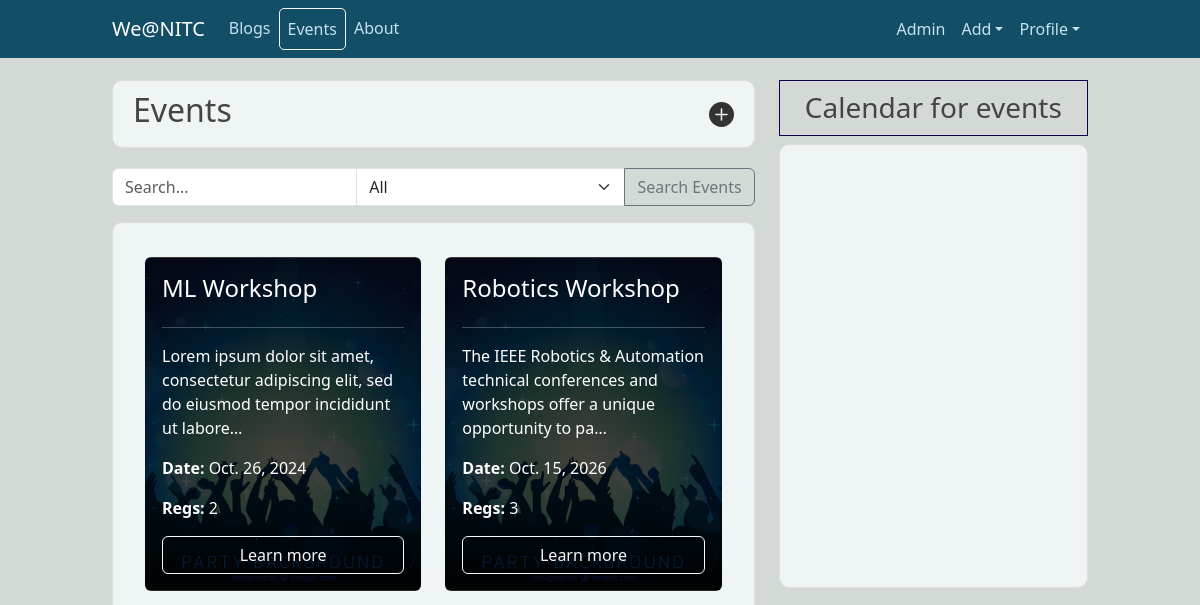
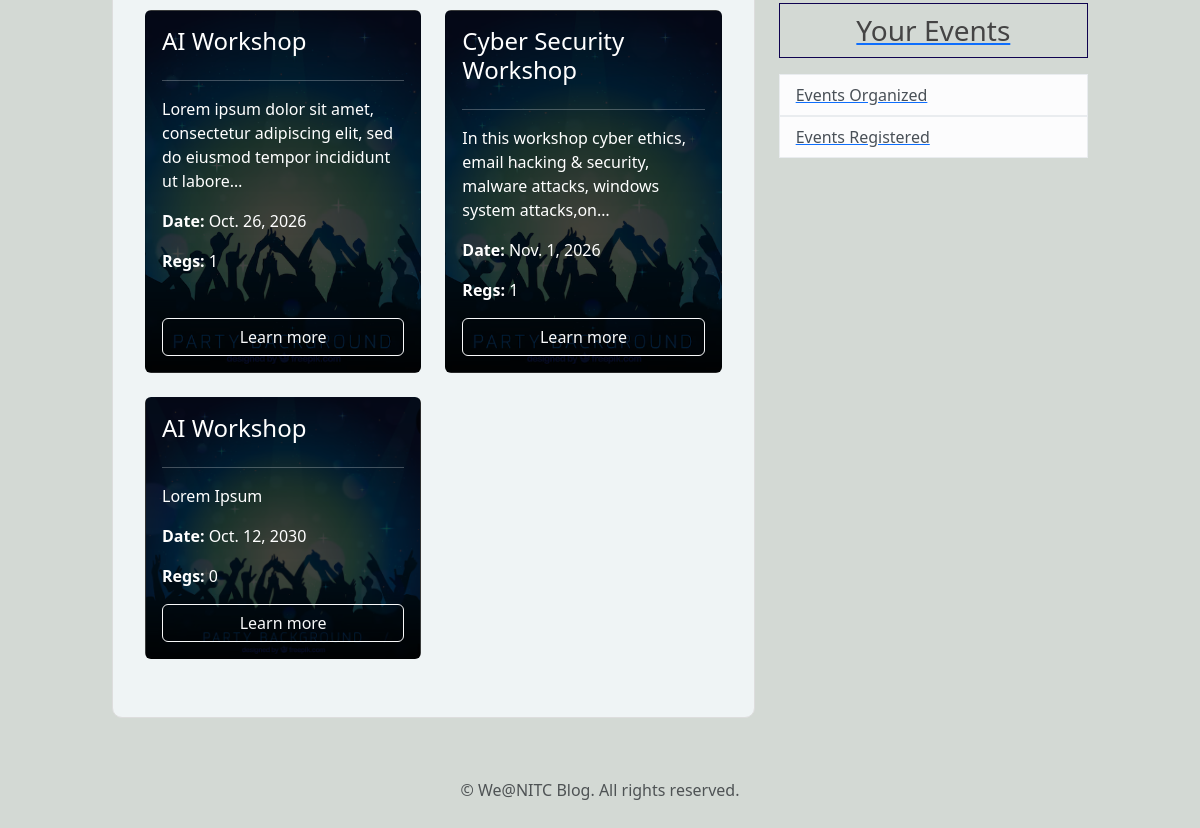
Page /events/ (signed in) on the earlier database version (2 pictures, top to bottom).
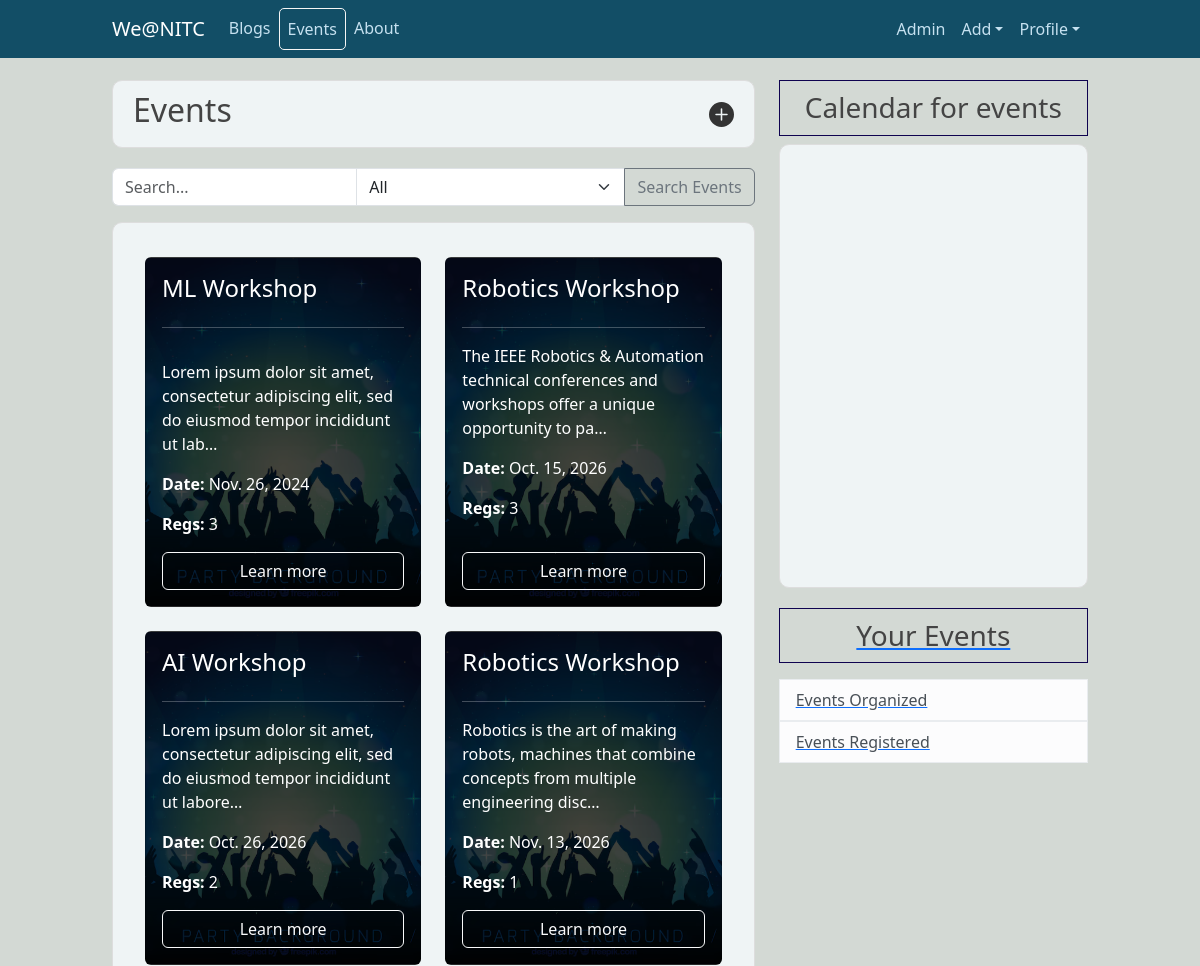
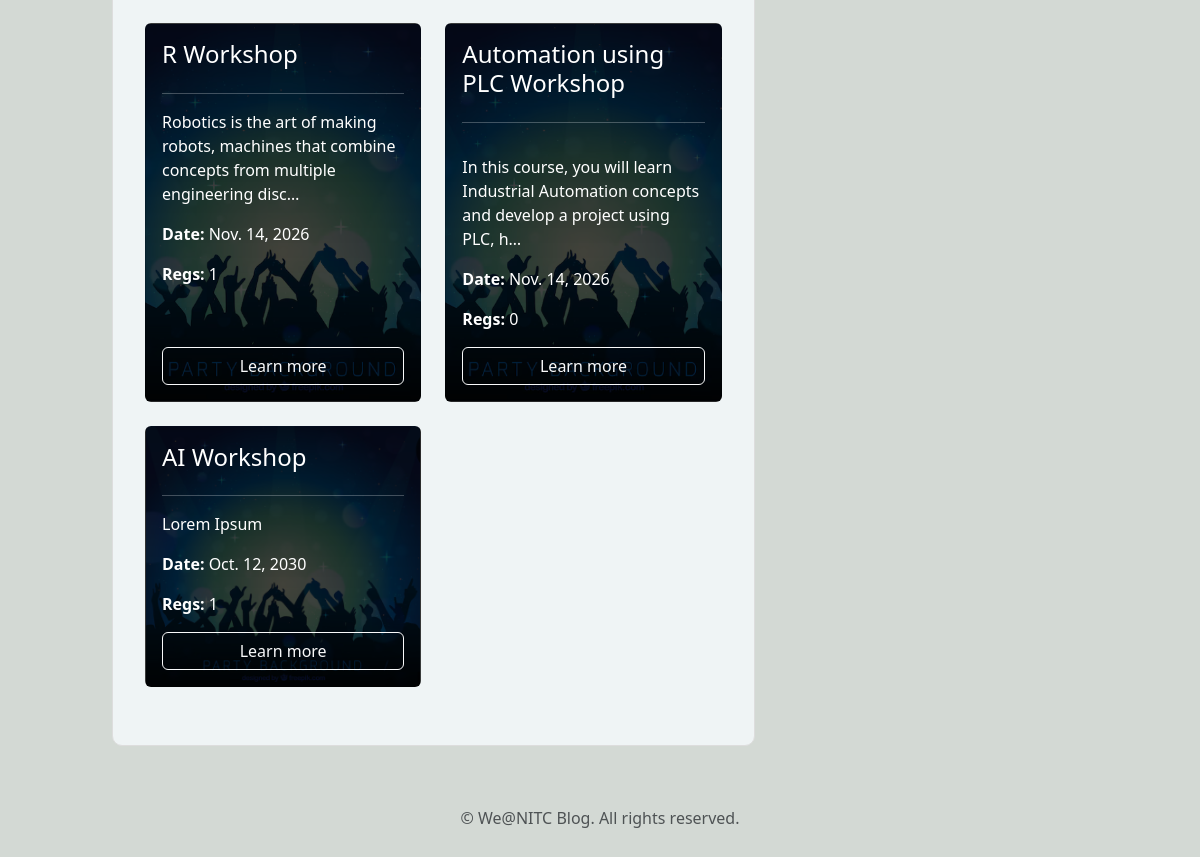
Same page on the later database version (2 pictures, top to bottom).
### events/models.py (models this page shows, shortened)
class Event(models.Model):
    name = models.CharField(max_length=255)
    description = CKEditor5Field(null = True,blank=True, config_name='extends')
    date = models.DateField()
    organizer = models.ForeignKey(User, on_delete=models.CASCADE, related_name="organized_events")

### events/views.py (the view)
# urls.py: path('', views.EventListView.as_view(), name='event-list'),
class EventListView(LoginRequiredMixin,ListView):
    model = Event
    template_name = 'events/event_list.html'
    context_object_name = 'events'
    paginate_by = 20
    ordering = ['date']
    def get_context_data(self, **kwargs):
        context = super().get_context_data(**kwargs)
        title = "Events"
        context['title'] = title
        context['cal'] = "events"
        return context

### events/templates/events/event_list.html (shortened to what this page needs)
{% extends "blog/base.html"%}
{% block content%}
    <article class="media content-section d-flex justify-content-between align-items-center" >
      <h2 class="d-flex align-items-center">
        {{ title }}
      </h2>
      <a href="{% url 'event-create' %}" class="ml-2 text-decoration-none" style="color: inherit;">
        <svg xmlns="http://www.w3.org/2000/svg" width="25" height="25" fill="currentColor" class="bi bi-plus-circle-fill right" viewBox="0 0 16 16">
          <path d="M16 8A8 8 0 1 1 0 8a8 8 0 0 1 16 0M8.5 4.5a.5.5 0 0 0-1 0v3h-3a.5.5 0 0 0 0 1h3v3a.5.5 0 0 0 1 0v-3h3a.5.5 0 0 0 0-1h-3z"/>
        </svg>
      </a>
    </article>
  {% if title == 'Events' %}
    <form method="get" action="{% url 'event_search' %}" id="searchForm">
      <div class="input-group">
          <input type="text" name="q" class="form-control" placeholder="Search...">
          <select name="type" class="form-select">
              <option value="all">All</option>
          </select>
          <button type="submit" class="btn btn-outline-secondary">Search Events</button>
      </div>
    </form>
  {% endif %}
    <article class="content-section">
      <div class="container my-4">
        <div class="row">
            {% for post in events %}
                <div class="col-md-6 col-lg-6 mb-4 d-flex">
                    <div class="card text-white d-flex flex-column w-100" style="background: linear-gradient(rgba(0, 0, 0, 0.8), rgba(0, 0, 0, 0.7)), url('/media/event_bg.png') no-repeat center center / cover;">
                        <div class="card-body d-flex flex-column">
                            <h4 class="card-title">{{ post.name }}</h4>
                            <hr>
                            <p class="card-text">{{ post.description|truncatechars:100|safe }}</p>
                            <p class="card-text"><strong> Date: </strong>{{ post.date }} </p>
                            <p class="card-text"><strong> Regs: </strong>{{ post.participants.count }}</p>
                            <a href="{% url 'event-detail' post.id %}" class="btn btn-outline-light mt-auto">Learn more</a>
                        </div>
                    </div>
                </div>
            {% endfor %}
        </div>
    </div>
  </article>
{% endblock content %}

Differences in the rows shown:
removed Event: name "Cyber Security Workshop", description "In this workshop cyber ethics, email hacking & security, malware attacks, windows system attacks,on…", date "Nov. 1, 2026", participants.count "1"
changed Event "ML Workshop": description "Lorem ipsum dolor sit amet, consectetur adipiscing elit, sed do eiusmod tempor incididunt ut labore…" → "Lorem ipsum dolor sit amet, consectetur adipiscing elit, sed do eiusmod tempor incididunt ut lab…"; date "Oct. 26, 2024" → "Nov. 26, 2024"; participants.count "2" → "3"
computed for Event "Oct. 26, 2026": participants.count "1" → "2"
added Event: name "Robotics Workshop", description "Robotics is the art of making robots, machines that combine concepts from multiple engineering disc…", date "Nov. 13, 2026", participants.count "1"
added Event: name "R Workshop", description "Robotics is the art of making robots, machines that combine concepts from multiple engineering disc…", date "Nov. 14, 2026", participants.count "1"
added Event: name "Automation using PLC Workshop", description "In this course, you will learn Industrial Automation concepts and develop a project using PLC, h…", date "Nov. 14, 2026", participants.count "0"
computed for Event "Lorem Ipsum": participants.count "0" → "1"
